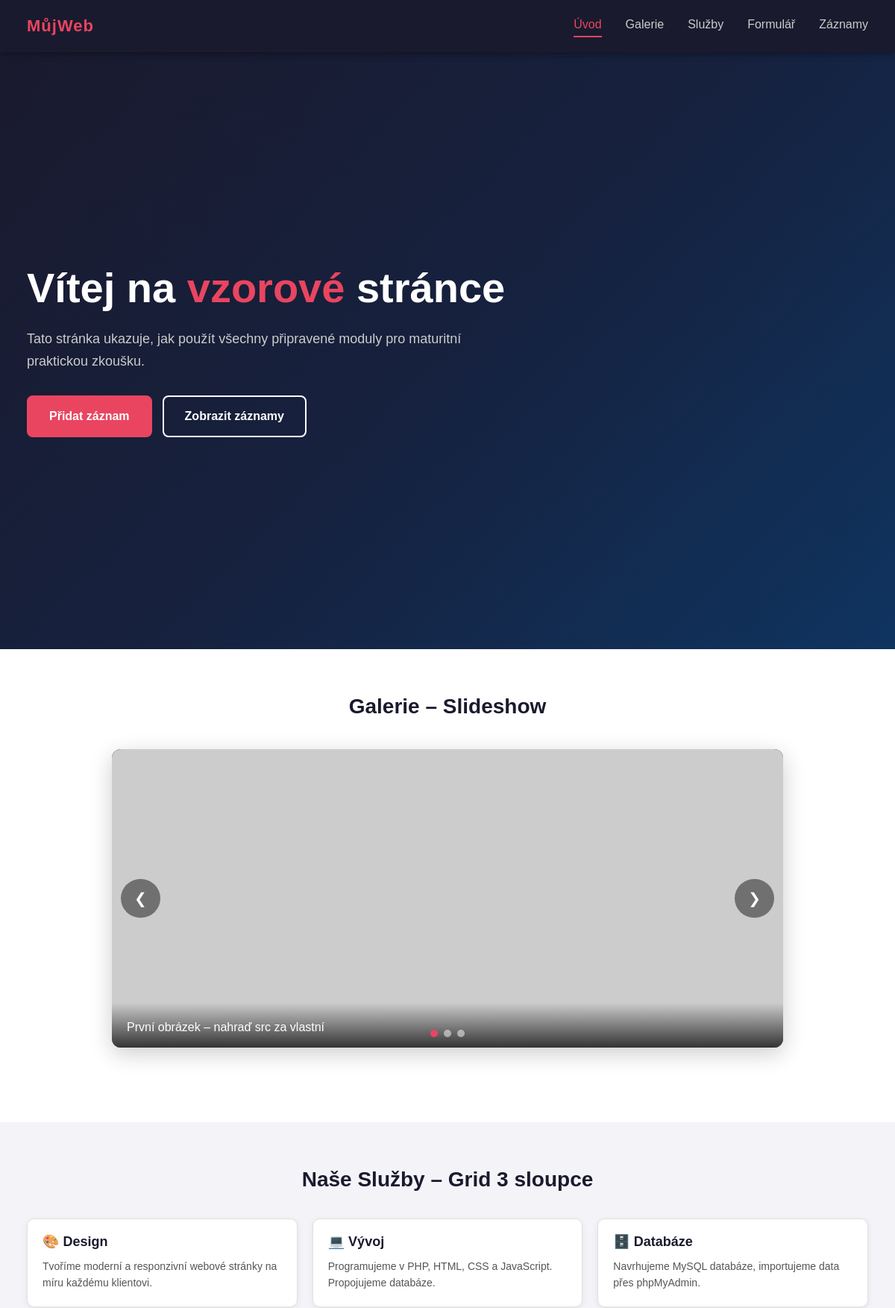
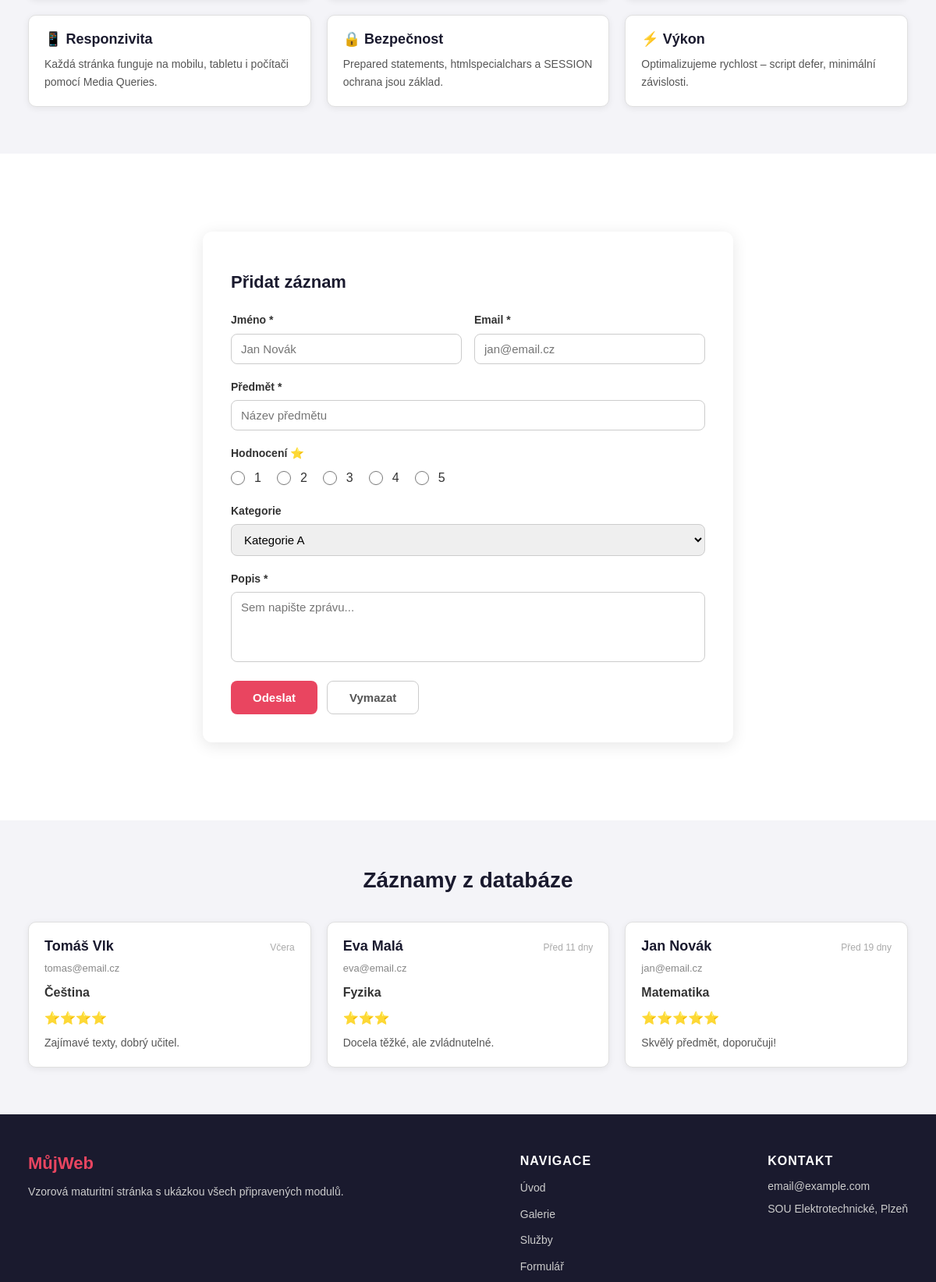
The app's page /vzorova-stranka/index.php (upper part) with its own data (2 pictures, top to bottom).
### tables this page shows
CREATE TABLE IF NOT EXISTS `zaznamy` (
  `id`             INT(11)      NOT NULL AUTO_INCREMENT,   
  `jmeno`          VARCHAR(100) NOT NULL,
  `email`          VARCHAR(150) NOT NULL,
  `predmet`        VARCHAR(200) NOT NULL,
  `hodnoceni`      INT(11)      NOT NULL,                  
  `kategorie`      VARCHAR(50)  NOT NULL DEFAULT 'A',
  `popis`          TEXT         NOT NULL,
  `datum_pridani`  TIMESTAMP    NOT NULL DEFAULT CURRENT_TIMESTAMP,
  PRIMARY KEY (`id`)
);

### vzorova-stranka/index.php (the view, shortened to what this page needs)
<?php
include '../formular/db.php';
function cas_relativni(string $datum): string {
    $ted   = new DateTime();
    $potom = new DateTime($datum);
    $diff  = $ted->diff($potom);
    if ($diff->d >= 2) return 'Před ' . $diff->d . ' dny';
    if ($diff->d === 1) return 'Včera';
    return 'Právě teď';
}
?>
<!DOCTYPE html>
<html lang="cs">
<head>
    <link rel="stylesheet" href="../base/base.css">
    <link rel="stylesheet" href="../mobilni-header/mobilni-header.css">
    <link rel="stylesheet" href="../hero/hero.css">
    <link rel="stylesheet" href="../obrazky/slideshow.css">
    <link rel="stylesheet" href="../grid/grid.css">
    <link rel="stylesheet" href="../formular/formular.css">
    <link rel="stylesheet" href="../db-vypis/db-vypis.css">
    <link rel="stylesheet" href="../footer/footer.css">
</head>
<body>
    <header>
        <div class="wrapper">
            <a href="/" class="wrapper-logo">
                <span class="logo-text">MůjWeb</span>
            </a>
            <nav id="mainNav">
                <a href="#uvod" class="nav-link active">Úvod</a>
                <a href="#galerie" class="nav-link">Galerie</a>
                <a href="#sluzby" class="nav-link">Služby</a>
                <a href="#formular" class="nav-link">Formulář</a>
                <a href="#zaznamy" class="nav-link">Záznamy</a>
            </nav>
        </div>
    </header>
    <main>
        <section class="hero" id="uvod">
            <div class="wrapper">
                <div class="hero-content">
                    <h1 class="hero-title">Vítej na <span>vzorové</span> stránce</h1>
                    <p class="hero-subtitle">
                        Tato stránka ukazuje, jak použít všechny připravené moduly
                        pro maturitní praktickou zkoušku.
                    </p>
                    <div class="hero-buttons">
                        <a href="#formular" class="btn btn-primary">Přidat záznam</a>
                        <a href="#zaznamy" class="btn btn-ghost">Zobrazit záznamy</a>
                    </div>
                </div>
            </div>
        </section>
        <section style="padding: 60px 0; background:#fff;" id="galerie">
            <div class="wrapper">
                <h2 class="section-title" style="text-align:center; margin-bottom:30px;">Galerie – Slideshow</h2>
                <div class="slideshow" id="slideshow">
                    <div class="slide active">
                        <img src="https://placehold.co/900x400/1a1a2e/e94560?text=Slide+1" alt="Slide 1">
                        <div class="slide-caption">První obrázek – nahraď src za vlastní</div>
                    </div>
                    <button class="slide-btn prev" id="slidePrev">&#10094;</button>
                    <button class="slide-btn next" id="slideNext">&#10095;</button>
                    <div class="slide-dots" id="slideDots"></div>
                </div>
            </div>
        </section>
        <section class="grid-section" id="sluzby">
            <div class="wrapper">
                <h2 class="section-title">Naše Služby – Grid 3 sloupce</h2>
                <div class="grid grid-3col">
                    <div class="grid-card">
                        <h3>🎨 Design</h3>
                        <p>Tvoříme moderní a responzivní webové stránky na míru každému klientovi.</p>
                    </div>
                    <div class="grid-card">
                        <h3>💻 Vývoj</h3>
                        <p>Programujeme v PHP, HTML, CSS a JavaScript. Propojujeme databáze.</p>
                    </div>
                    <div class="grid-card">
                        <h3>🗄️ Databáze</h3>
                        <p>Navrhujeme MySQL databáze, importujeme data přes phpMyAdmin.</p>
                    </div>
                    <div class="grid-card">
                        <h3>📱 Responzivita</h3>
                        <p>Každá stránka funguje na mobilu, tabletu i počítači pomocí Media Queries.</p>
                    </div>
                    <div class="grid-card">
                        <h3>🔒 Bezpečnost</h3>
                        <p>Prepared statements, htmlspecialchars a SESSION ochrana jsou základ.</p>
                    </div>
                    <div class="grid-card">
                        <h3>⚡ Výkon</h3>
                        <p>Optimalizujeme rychlost – script defer, minimální závislosti.</p>
                    </div>
                </div>
            </div>
        </section>
        <section style="padding: 60px 0; background:#fff;" id="formular">
            <div class="wrapper">
                <div class="formular-container">
                    <h2>Přidat záznam</h2>
                    <form action="index.php" method="POST" class="formular">
                        <div class="form-row">
                            <div class="form-group">
                                <label for="jmeno">Jméno *</label>
                                <input type="text" name="jmeno" id="jmeno" placeholder="Jan Novák" required>
                            </div>
                            <div class="form-group">
                                <label for="email">Email *</label>
                                <input type="email" name="email" id="email" placeholder="jan@email.cz" required>
                            </div>
                        </div>
                        <div class="form-group">
                            <label for="predmet">Předmět *</label>
                            <input type="text" name="predmet" id="predmet" placeholder="Název předmětu" required>
                        </div>
                        <div class="form-group">
                            <p class="form-label">Hodnocení ⭐</p>
                            <div class="radio-group">
                                <input type="radio" name="hodnoceni" id="h1" value="1"><label for="h1">1</label>
                                <input type="radio" name="hodnoceni" id="h2" value="2"><label for="h2">2</label>
                                <input type="radio" name="hodnoceni" id="h3" value="3"><label for="h3">3</label>
                                <input type="radio" name="hodnoceni" id="h4" value="4"><label for="h4">4</label>
                                <input type="radio" name="hodnoceni" id="h5" value="5"><label for="h5">5</label>
                            </div>
                        </div>
                        <div class="form-group">
                            <label for="kategorie">Kategorie</label>
                            <select name="kategorie" id="kategorie">
                                <option value="A">Kategorie A</option>
                            </select>
                        </div>
                        <div class="form-group">
                            <label for="popis">Popis *</label>
                            <textarea name="popis" id="popis" rows="4" placeholder="Sem napište zprávu..." required></textarea>
                        </div>
                        <div class="form-buttons">
                            <input type="submit" value="Odeslat" class="btn-submit">
                            <input type="reset" value="Vymazat" class="btn-reset">
                        </div>
                    </form>
                </div>
            </div>
        </section>
        <section class="db-vypis-sekce" id="zaznamy">
            <div class="wrapper">
                <h2 class="section-title">Záznamy z databáze</h2>
                <?php
                $na_stranku = 9;
                $stranka    = max(1, (int)($_GET['stranka'] ?? 1));
                $offset     = ($stranka - 1) * $na_stranku;
                $stmt = $spojeni->prepare(
                    "SELECT * FROM zaznamy ORDER BY id DESC LIMIT ? OFFSET ?"
                );
                $stmt->bind_param("ii", $na_stranku, $offset);
                $stmt->execute();
                $vysledek = $stmt->get_result();
                ?>
                <div class="db-vypis">
                    <?php
                    if ($vysledek && $vysledek->num_rows > 0) {
                        while ($radek = $vysledek->fetch_assoc()) {
                            $jmeno     = htmlspecialchars($radek['jmeno']);
                            $email     = htmlspecialchars($radek['email']);
                            $predmet   = htmlspecialchars($radek['predmet']);
                            $hodnoceni = (int)$radek['hodnoceni'];
                            $popis     = htmlspecialchars($radek['popis']);
                            $cas = isset($radek['datum_pridani'])
                                ? cas_relativni($radek['datum_pridani'])
                                : '';
                            echo "
                            <div class='db-karta'>
                                <div class='db-karta-header'>
                                    <h3>{$jmeno}</h3>
                                    <span class='db-cas'>{$cas}</span>
                                </div>
                                <p class='db-email'>{$email}</p>
                                <p><strong>{$predmet}</strong></p>
                                <p class='db-hvezdy'>" . str_repeat("⭐", $hodnoceni) . "</p>
                                <p class='db-popis'>{$popis}</p>
                            </div>
                            ";
                        }
                    } else {
                        echo "<p class='db-prazdno'>Zatím nejsou žádné záznamy. Přidej první přes formulář výše! ⬆️</p>";
                    }
                    ?>
                </div>
            </div>
        </section>
    </main>
    <footer>
        <div class="footer-wrapper">
            <div class="footer-col">
                <h3>MůjWeb</h3>
                <p>Vzorová maturitní stránka s ukázkou všech připravených modulů.</p>
            </div>
            <div class="footer-col">
                <h4>Navigace</h4>
                <ul>
                    <li><a href="#uvod">Úvod</a></li>
                    <li><a href="#galerie">Galerie</a></li>
                    <li><a href="#sluzby">Služby</a></li>
                    <li><a href="#formular">Formulář</a></li>
                </ul>
            </div>
            <div class="footer-col">
                <h4>Kontakt</h4>
                <p>email@example.com</p>
                <p>SOU Elektrotechnické, Plzeň</p>
            </div>
        </div>
    </footer>
</body>
</html>

### base/base.css (style rules this page uses)
*, *::before, *::after { box-sizing: border-box; margin: 0; padding: 0; }
html { scroll-behavior: smooth; font-size: 16px; }
body { font-family: Arial, Helvetica, sans-serif; background-color: #f4f4f8; color: #333; line-height: 1.6; min-height: 100vh; display: flex; flex-direction: column; }
h1, h2, h3, h4, h5, h6 { font-weight: 700; line-height: 1.2; color: #1a1a2e; }
p { line-height: 1.7; }
a { color: #e94560; text-decoration: none; }
img { max-width: 100%; height: auto; display: block; }
.wrapper { max-width: 1300px; margin: 0 auto; padding: 0 36px; width: 100%; }
main { flex: 1; }
:root { --color-primary: #e94560; --color-bg-dark: #1a1a2e; --color-bg-medium: #16213e; --color-bg-light: #f4f4f8; --color-text: #333; --color-text-muted: #888; --color-white: #fff; --border-radius: 10px; --shadow: 0 4px 16px rgba(0, 0, 0, 0.1); --transition: all 0.3s ease; }

### mobilni-header/mobilni-header.css (style rules this page uses)
header { height: 70px; width: 100%; background-color: #1a1a2e; box-shadow: 0 2px 10px rgba(0, 0, 0, 0.4); position: fixed; top: 0; left: 0; z-index: 1000; }
header .wrapper { display: flex; justify-content: space-between; align-items: center; height: 100%; max-width: 1300px; margin: 0 auto; padding: 0 36px; position: relative; }
header .wrapper-logo { text-decoration: none; z-index: 200; }
header .wrapper-logo .logo-text { font-size: 22px; font-weight: 700; color: #e94560; font-family: Arial, Helvetica, sans-serif; letter-spacing: 1px; }
nav { position: fixed; top: 70px; right: -100%; width: 100%; height: calc(100vh - 70px); background-color: #16213e; display: flex; flex-direction: column; justify-content: center; align-items: center; gap: 36px; transition: right 0.4s ease; z-index: 100; }
nav .nav-link { text-decoration: none; color: #ccc; font-size: 24px; font-weight: 600; font-family: Arial, Helvetica, sans-serif; transition: color 0.3s ease; }
nav .nav-link:hover, nav .nav-link.active { color: #e94560; }
main { padding-top: 70px; }
@media (min-width: 768px) { nav { position: static; width: auto; height: 100%; flex-direction: row; background: none; gap: 32px; justify-content: flex-end; align-items: center; } }
@media (min-width: 768px) { nav .nav-link { font-size: 16px; font-weight: 500; padding-bottom: 3px; border-bottom: 2px solid transparent; } }
@media (min-width: 768px) { nav .nav-link:hover, nav .nav-link.active { border-bottom-color: #e94560; } }

### hero/hero.css (style rules this page uses)
.hero { min-height: 100vh; width: 100%; background: linear-gradient(135deg, #1a1a2e 0%, #16213e 50%, #0f3460 100%); display: flex; align-items: center; position: relative; }
.hero .wrapper { max-width: 1300px; margin: 0 auto; padding: 0 36px; width: 100%; }
.hero-content { max-width: 650px; display: flex; flex-direction: column; gap: 20px; }
.hero-title { font-size: 56px; font-weight: 700; color: #fff; font-family: Arial, Helvetica, sans-serif; margin: 0; line-height: 1.15; }
.hero-title span { color: #e94560; }
.hero-subtitle { font-size: 18px; color: #ccc; font-family: Arial, Helvetica, sans-serif; line-height: 1.7; margin: 0; }
.hero-buttons { display: flex; gap: 14px; flex-wrap: wrap; margin-top: 10px; }
.btn { padding: 13px 28px; border-radius: 8px; text-decoration: none; font-family: Arial, Helvetica, sans-serif; font-size: 16px; font-weight: 600; cursor: pointer; border: 2px solid transparent; transition: all 0.3s ease; display: inline-block; }
.btn-primary { background-color: #e94560; color: #fff; border-color: #e94560; }
.btn-ghost { background-color: transparent; color: #fff; border-color: #fff; }

### grid/grid.css (style rules this page uses)
.grid-section { padding: 60px 0; background-color: #f4f4f8; }
.grid-section .wrapper { max-width: 1300px; margin: 0 auto; padding: 0 36px; }
.section-title { text-align: center; font-size: 28px; font-family: Arial, Helvetica, sans-serif; color: #1a1a2e; margin-bottom: 36px; }
.grid { display: grid; gap: 20px; }
.grid-3col { grid-template-columns: repeat(3, 1fr); }
.grid-card { background-color: #fff; border: 1px solid #e0e0e0; border-radius: 10px; padding: 20px; font-family: Arial, Helvetica, sans-serif; box-shadow: 0 2px 8px rgba(0, 0, 0, 0.07); transition: transform 0.2s ease, box-shadow 0.2s ease; word-break: break-word; }
.grid-card h3 { font-size: 18px; color: #1a1a2e; margin: 0 0 10px; }
.grid-card p { font-size: 14px; color: #555; line-height: 1.6; margin: 0; }

### records on screen
zaznamy: jmeno "Tomáš Vlk", datum_pridani "Včera", email "tomas@email.cz", predmet "Čeština", hodnoceni "⭐⭐⭐⭐", popis "Zajímavé texty, dobrý učitel."
zaznamy: jmeno "Eva Malá", datum_pridani "Před 11 dny", email "eva@email.cz", predmet "Fyzika", hodnoceni "⭐⭐⭐", popis "Docela těžké, ale zvládnutelné."
zaznamy: jmeno "Jan Novák", datum_pridani "Před 19 dny", email "jan@email.cz", predmet "Matematika", hodnoceni "⭐⭐⭐⭐⭐", popis "Skvělý předmět, doporučuji!"
